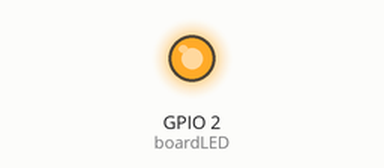
Recording of a sketch running on a simulated ESP32. Shown: output pins drawn as LEDs (lit = HIGH). WiFi joins after 1.5 s; servers stay silent unless stated; random numbers use the default seed unless the sketch sets one; no MQTT or app messages arrive unless stated; what the sketch prints to the serial monitor is not drawn.

Above: at 2.21 s.
At 7.3 s:
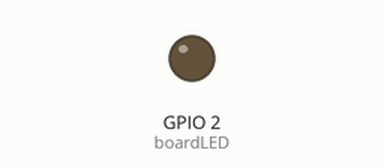
Timing chart, 0 to 15.5 s (numbered marks = the images above):
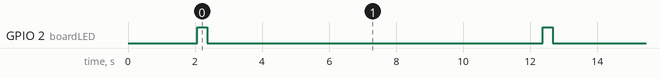

Measured:
- by itself, GPIO 2 (boardLED): alternates HIGH for 0.30 s and LOW for 10.0 s

The sketch:

sketch.ino
```cpp
#include <WiFi.h>
#include <PubSubClient.h>
#include <ArduinoJson.h>

#define boardLED 2 // LED onboard

// Identificadores
const char* ID        = "lucas";
const char* moduleID  = "esp32-lucas";

// Wi-Fi
const char* SSID      = "Wokwi-GUEST";
const char* PASSWORD  = "";

// MQTT Broker
const char* BROKER_MQTT  = "172.174.44.83";
const int   BROKER_PORT  = 1883;
const char* mqttUser     = "admin";
const char* mqttPassword = "SENHA_AQUI"; // <<< Substitua pela senha

#define TOPICO_PUBLISH  "fiap/iot/lucas"

WiFiClient espClient;
PubSubClient MQTT(espClient);
char buffer[256];

void initWiFi() {
  WiFi.begin(SSID, PASSWORD);
  Serial.print("Conectando ao Wi-Fi");
  while (WiFi.status() != WL_CONNECTED) {
    delay(1000);
    Serial.print(".");
  }
  Serial.println("\nWi-Fi conectado!");
  Serial.print("IP: ");
  Serial.println(WiFi.localIP());
}

void reconectaWiFi() {
  if (WiFi.status() != WL_CONNECTED) {
    Serial.println("Reconectando Wi-Fi...");
    initWiFi();
  }
}

void initMQTT() {
  MQTT.setServer(BROKER_MQTT, BROKER_PORT);
  while (!MQTT.connected()) {
    Serial.println("Conectando ao Broker MQTT...");
    if (MQTT.connect(moduleID, mqttUser, mqttPassword)) {
      Serial.println("Conectado ao Broker!");
    } else {
      Serial.print("Falha na conexão. Estado: ");
      Serial.println(MQTT.state());
      delay(2000);
    }
  }
}

void verificaConexoesWiFiEMQTT() {
  reconectaWiFi();
  if (!MQTT.connected()) {
    initMQTT();
  }
  MQTT.loop();
}

void enviaEstadoOutputMQTT() {
  MQTT.publish(TOPICO_PUBLISH, buffer);
  Serial.println("Mensagem publicada com sucesso!");
}

void piscaLed() {
  digitalWrite(boardLED, HIGH);
  delay(300);
  digitalWrite(boardLED, LOW);
}

void setup() {
  Serial.begin(115200);
  pinMode(boardLED, OUTPUT);
  digitalWrite(boardLED, LOW);
  initWiFi();
  initMQTT();
}

void loop() {
  verificaConexoesWiFiEMQTT();

  StaticJsonDocument<300> doc;
  doc["ID"] = ID;
  doc["Sensor"] = moduleID;
  doc["IP"] = WiFi.localIP().toString();
  doc["Temperatura"] = random(200, 350) / 10.0;
  doc["Umidade"] = random(400, 800) / 10.0;
  doc["Pressao"] = random(980, 1050);
  doc["Altitude"] = random(0, 500);

  serializeJson(doc, buffer);
  Serial.println(buffer);
  enviaEstadoOutputMQTT();
  piscaLed();
  delay(10000);
}
```
